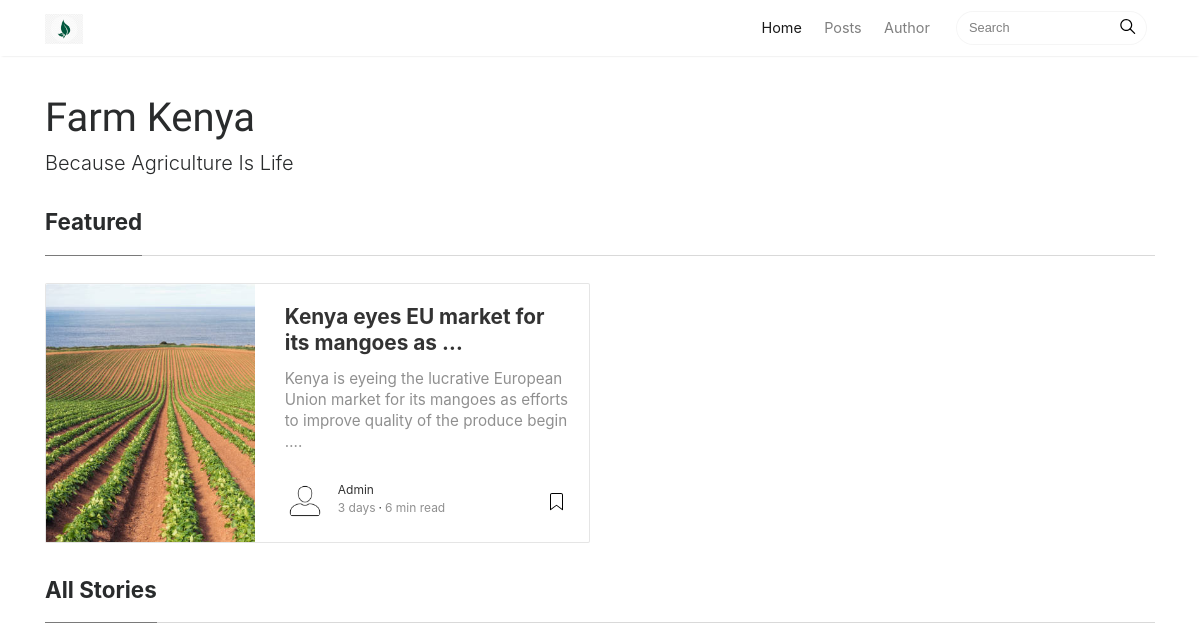
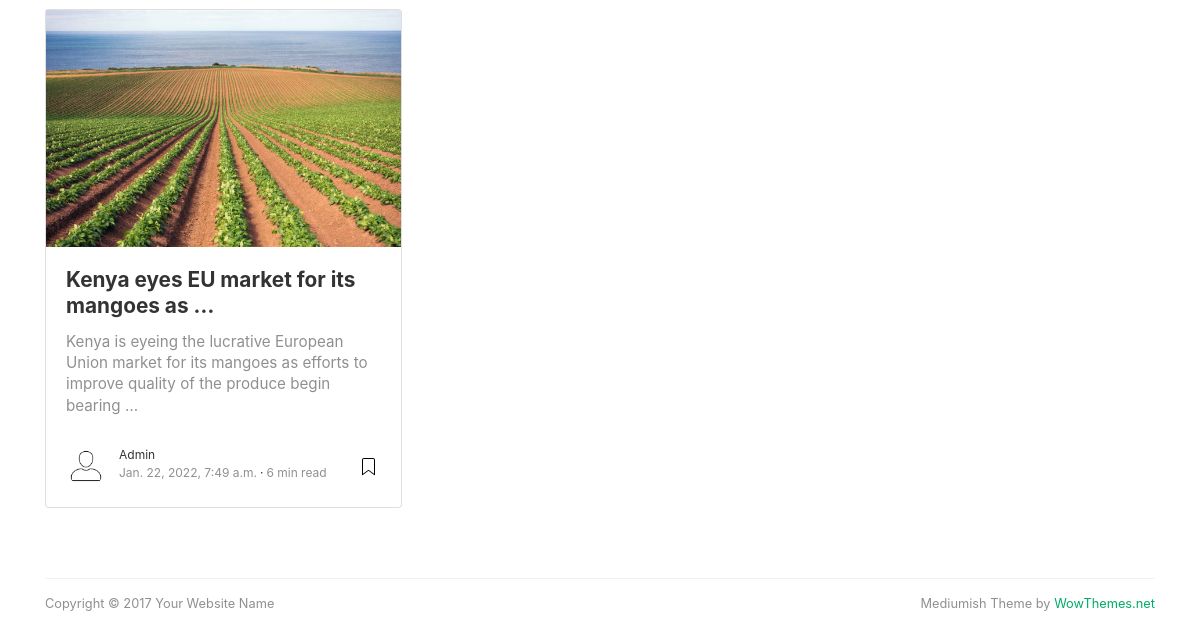
Before: / with the older database file (2 pictures, top to bottom).
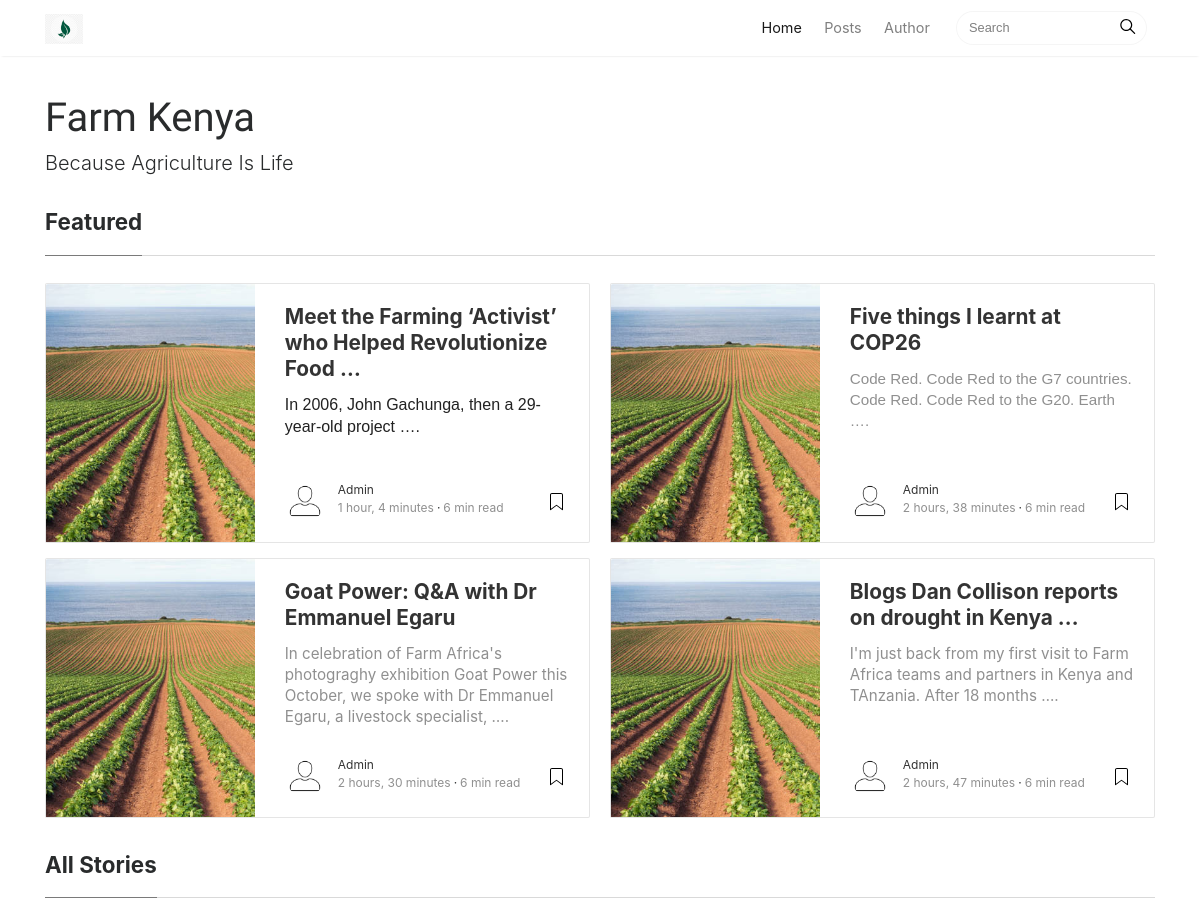
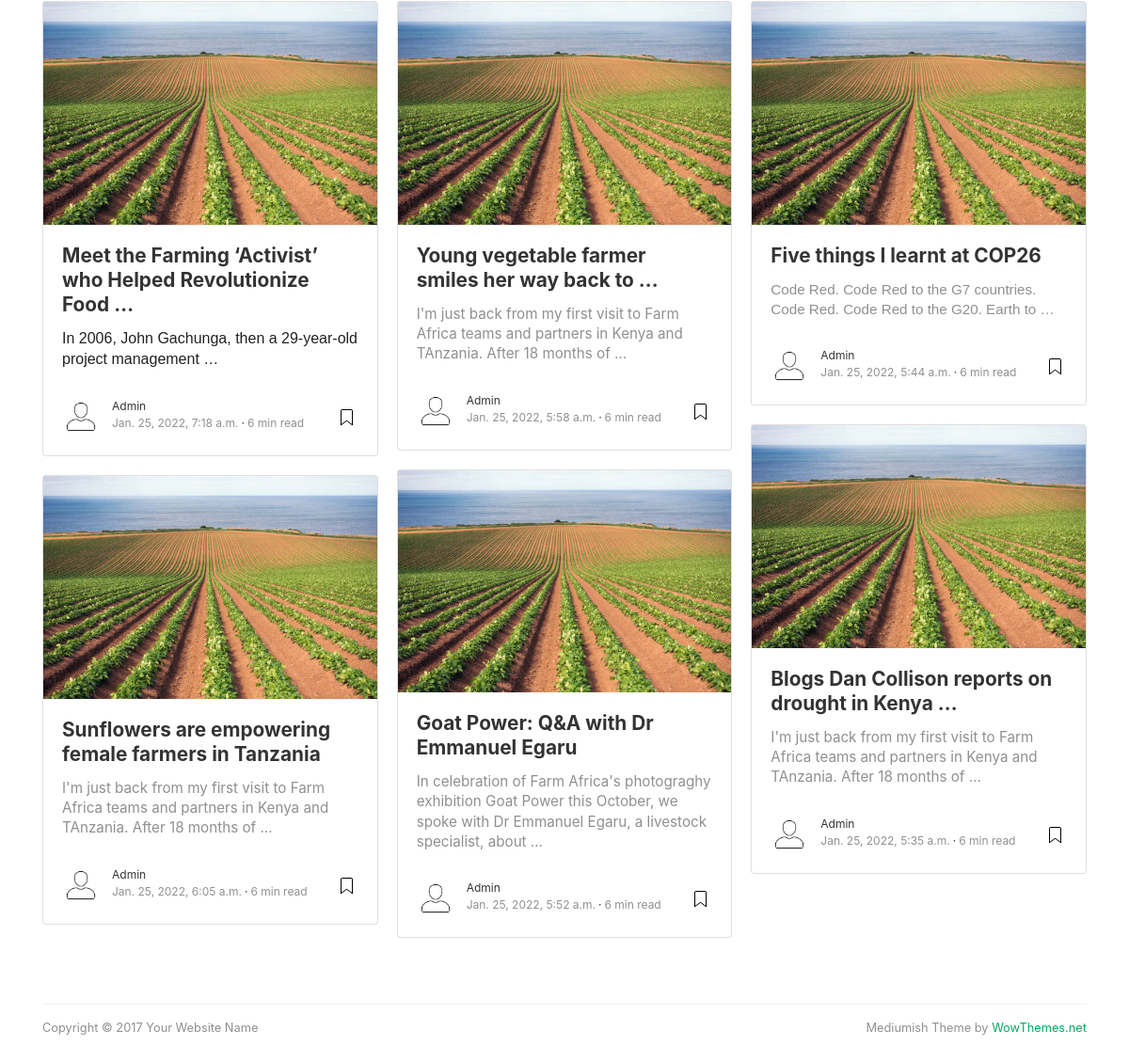
After: the same page with the newer database file (2 pictures, top to bottom).
### blog/models.py (models this page shows, shortened)
class Post(models.Model):
    STATUS_CHOICES = (
        ('draft', 'Draft'), ('published', 'Published')
    )
    title = models.CharField(max_length=200)
    slug = models.SlugField(max_length=200, unique_for_date= 'publish')
    author = models.ForeignKey(
        Author,
        on_delete= models.CASCADE,
        related_name= 'blog_posts'
    )
    body = models.TextField()
    tags = TaggableManager()
    thumbnail = models.ImageField(upload_to = 'uploads/')
    publish = models.DateTimeField(default=timezone.now)
    created = models.DateTimeField(auto_now_add=True)
    updated = models.DateTimeField(auto_now=True)
    featured = models.BooleanField()
    status = models.CharField(max_length=10, choices = STATUS_CHOICES, default = 'draft')
    class Meta:
        ordering = ('-publish',)
    def get_absolute_url(self):
        return reverse(
            'blog:post_detail',
            args = [
                self.publish.year,
                self.publish.month,
                self.publish.day,
                self.slug
            ]
        )

class Author(models.Model):
    user = models.OneToOneField(User, on_delete = models.CASCADE)
    profile = models.ImageField()
    def __str__(self):
        return self.user.username

### blog/views.py (the view)
# urls.py: path('', views.index, name = 'index'),
def index(request):
    featured = Post.objects.filter(featured=True)
    posts = Post.objects.order_by('-publish')[0:6]
    context = {
        'featured': featured,
        'posts': posts
    }
    return render(request, 'index.html', context)

### templates/index.html (shortened to what this page needs)
{% extends 'base.html' %}
{% load static %}
{% block content %}
<div class="container">
	<div class="mainheading">
		<h1 class="sitetitle">Farm Kenya</h1>
		<p class="lead">
			Because Agriculture Is Life
		</p>
	</div>
	<section class="featured-posts">
	<div class="section-title">
		<h2><span>Featured</span></h2>
	</div>
	<div class="card-columns listfeaturedtag">
		{% for post in featured %}
		<div class="card">
			<div class="row">
				<div class="col-md-5 wrapthumbnail">
					<a href="{{post.get_absolute_url}}">
						<div class="thumbnail" style="background-image:url({{post.thumbnail.url}});">
						</div>
					</a>
				</div>
				<div class="col-md-7">
					<div class="card-block">
						<h2 class="card-title"><a href="{{ post.get_absolute_url }}">{{ post.title | truncatewords:8}}</a></h2>
						<h4 class="card-text">{{ post.body|truncatewords:20|safe }}.</h4>
						<div class="metafooter">
							<div class="wrapfooter">
								<span class="meta-footer-thumb">
								<a href="author.html"><img class="author-thumb" src="{{post.author.profile.url}}" alt="Sal"></a>
								</span>
								<span class="author-meta">
								<span class="post-name"><a href="author.html">{{post.author}}</a></span><br/>
								<span class="post-date">{{post.publish|timesince }}</span><span class="dot"></span><span class="post-read">6 min read</span>
								</span>
								<span class="post-read-more"><a href="{{post.get_absolute_url}}" title="Read Story"></a></span>
							</div>
						</div>
					</div>
				</div>
			</div>
		</div>
		{% endfor %}
	</div>
	</section>
	<section class="recent-posts">
	<div class="section-title">
		<h2><span>All Stories</span></h2>
	</div>
	<div class="card-columns listrecent">
		{% for post in posts %}
		<div class="card">
			<a href="{{post.get_absolute_url}}">
				<img class="img-fluid" src="{{post.thumbnail.url}}" alt="come another time">
			</a>
			<div class="card-block">
				<h2 class="card-title"><a href="{{ post.get_absolute_url }}">{{ post.title |truncatewords:8}}</a></h2>
				<h4 class="card-text">{{ post.body|truncatewords:21 | safe}}</h4>
				<div class="metafooter">
					<div class="wrapfooter">
						<span class="meta-footer-thumb">
						<a href="author.html"><img class="author-thumb" src="{{ post.author.profile.url}}" alt="Sal"></a>
						</span>
						<span class="author-meta">
						<span class="post-name"><a href="author.html">{{ post.author }}</a></span><br/>
						<span class="post-date">{{post.publish}}</span><span class="dot"></span><span class="post-read">6 min read</span>
						</span>
						<span class="post-read-more"><a href="{{ post.get_absolute_url }}" title="Read Story"></a></span>
					</div>
				</div>
			</div>
		</div>
		{% endfor %}
	</div>
	</section>
	<div class="footer">
		<p class="pull-left">
			 Copyright &copy; 2017 Your Website Name
		</p>
		<p class="pull-right">
			 Mediumish Theme by <a target="_blank" href="https://www.wowthemes.net">WowThemes.net</a>
		</p>
		<div class="clearfix">
		</div>
	</div>
</div>
{% endblock %}

### templates/base.html (shortened to what this page needs)
{% load static %}
<!DOCTYPE html>
<html lang="en">
    {% include 'head.html' %}
    <body>
        {% include 'nav.html' %}
        {% block content %}
        {% endblock content %}
    </body>
</html>

### templates/head.html (shortened to what this page needs)
{% load static %}
<head>
    <link href="{% static 'assets/css/bootstrap.min.css' %}" rel="stylesheet">
    <link href="https://maxcdn.bootstrapcdn.com/font-awesome/4.7.0/css/font-awesome.min.css" rel="stylesheet">
    <link href="{% static 'assets/css/mediumish.css' %}" rel="stylesheet">
</head>

### templates/nav.html (shortened to what this page needs)
{% load static %}
<nav class="navbar navbar-toggleable-md navbar-light bg-white fixed-top mediumnavigation">
    <div class="container">
        <a class="navbar-brand" href="{% url 'blog:index' %}">
        <img src="{% static 'assets/img/logo.png' %}" alt="logo">
        </a>
        <div class="collapse navbar-collapse" id="navbarsExampleDefault">
            <ul class="navbar-nav ml-auto">
                <li class="nav-item active">
                <a class="nav-link" href="{% url 'blog:index' %}">Home <span class="sr-only">(current)</span></a>
                </li>
                <li class="nav-item">
                <a class="nav-link" href="{% url 'blog:posts' %}">Posts</a>
                </li>
                <li class="nav-item">
                <a class="nav-link" href="author.html">Author</a>
                </li>
            </ul>
            <form action="{% url 'blog:search' %}" class="form-inline my-2 my-lg-0">
                <input class="form-control mr-sm-2" type="text" name="q" placeholder="Search">
                <span class="search-icon"><svg class="svgIcon-use" width="25" height="25" viewbox="0 0 25 25"><path d="M20.067 18.933l-4.157-4.157a6 6 0 1 0-.884.884l4.157 4.157a.624.624 0 1 0 .884-.884zM6.5 11c0-2.62 2.13-4.75 4.75-4.75S16 8.38 16 11s-2.13 4.75-4.75 4.75S6.5 13.62 6.5 11z"></path></svg></span>
            </form>
        </div>
    </div>
</nav>

### templates/scripts.html (shortened to what this page needs)
{% load static %}

### static/assets/css/mediumish.css (style rules this page uses)
body { padding-top:5rem; }
.mainheading { padding:1rem 0rem; }
a { color:#00ab6b; }
a,a:hover { transition:all 0.2s; }
.mediumnavigation { background:rgba(255,255,255,.97); box-shadow:0 2px 2px -2px rgba(0,0,0,.15); }
section { margin-bottom:20px; }
.section-title h2 { border-bottom:1px solid rgba(0,0,0,.15); margin-bottom:25px; font-weight:700; font-size:1.4rem; margin-bottom:27px; }
.section-title span { border-bottom:1px solid rgba(0,0,0,.44); display:inline-block; padding-bottom:20px; margin-bottom:-1px; }
@media (min-width:576px) { .card-columns.listfeaturedtag { -webkit-column-count:2; -moz-column-count:2; column-count:2; } }
@media (min-width:992px) { .navbar-toggleable-md .navbar-nav .nav-link { padding-right:.7rem; padding-left:.7rem; } }
.card-columns .card { margin-bottom:20px; }
.listfeaturedtag .wrapthumbnail { height:258px; flex:0 0 auto; }
.listfeaturedtag .card { border:1px solid rgba(0,0,0,.1); border-radius:2px; height:260px; padding-left:0; margin-bottom:15px; }
.listfeaturedtag .thumbnail { background-size:cover; height:100%; display:block; background-position:38% 22% !important; background-origin:border-box!important; border-top-left-radius:2px; }
.listfeaturedtag .card-block { padding-left:0; }
.listfeaturedtag h2.card-title,.listrecent h2.card-title { font-size:1.3rem; font-weight:700; line-height: 1.25; }
.listfeaturedtag h2.card-title a,.listrecent h2.card-title a { color:rgba(0,0,0,.8); }
.listfeaturedtag h4.card-text,.listrecent h4.card-text { color:rgba(0,0,0,.44); font-size:0.95rem; line-height:1.4; font-weight:400; }
.listfeaturedtag .wrapfooter { position:absolute; bottom:20px; font-size:12px; display:block; width:85%; }
.listrecent .wrapfooter { font-size:12px; margin-top:30px; }
.author-thumb { width:40px; height:40px; float:left; margin-right:13px; border-radius:100%; }
.author-meta { flex:1 1 auto; white-space:nowrap!important; text-overflow:ellipsis!important; overflow:hidden!important; }
span.post-name,span.post-date,span.author-meta { display:inline-block; }
span.post-date,span.post-read { color:rgba(0,0,0,.44); }
span.post-read-more { align-items:center; display:inline-block; float:right; margin-top:8px; }
span.post-read-more a { color:rgba(0,0,0,.44); }
span.post-name a,span.post-read-more a:hover { color:rgba(0,0,0,.8); }
.dot:after { content:"·"; margin-left:3px; margin-right:3px; }
.mediumnavigation .form-control { font-size:0.8rem; border-radius:30px; overflow:hidden; border:1px solid rgba(0,0,0,0.04); }
.mediumnavigation .form-inline { margin-left:15px; }
.mediumnavigation .navbar-brand { font-weight:500; }
.mediumnavigation .nav-item,.dropdown-menu { font-size:0.9rem; }
.mediumnavigation .search-icon { margin-left:-40px; display:inline-block; margin-top:3px; cursor:pointer; }
.mediumnavigation .navbar-brand img { max-height:30px; margin-right:5px; }
.mainheading h1.sitetitle { font-family:Righteous; }
.footer { border-top:1px solid rgba(0,0,0,.05)!important; padding-top:15px; padding-bottom:12px; font-size:0.8rem; color:rgba(0,0,0,.44); margin-top:50px; }
.card { border-radius:4px; }

Changed rows visible on the page:
removed Post: thumbnail (picture), title "Kenya eyes EU market for its mangoes as …", body "Kenya is eyeing the lucrative European Union market for its mangoes as efforts to improve quality of the produce begin …", author.profile (picture), author "Admin", publish "3 days", body "Kenya is eyeing the lucrative European Union market for its mangoes as efforts to improve quality of the produce begin bearing …", publish "Jan. 22, 2022, 7:49 a.m."
added Post: thumbnail (picture), title "Meet the Farming ‘Activist’ who Helped Revolutionize Food …", body "In 2006, John Gachunga, then a 29-year-old project …", author.profile (picture), author "Admin", publish "1 hour, 4 minutes", body "In 2006, John Gachunga, then a 29-year-old project management …", publish "Jan. 25, 2022, 7:18 a.m."
added Post: thumbnail (picture), title "Goat Power: Q&A with Dr Emmanuel Egaru", body "In celebration of Farm Africa's photograghy exhibition Goat Power this October, we spoke with Dr Emmanuel Egaru, a livestock specialist, …", author.profile (picture), author "Admin", publish "2 hours, 30 minutes", body "In celebration of Farm Africa's photograghy exhibition Goat Power this October, we spoke with Dr Emmanuel Egaru, a livestock specialist, about …", publish "Jan. 25, 2022, 5:52 a.m."
added Post: thumbnail (picture), title "Five things I learnt at COP26", body "Code Red. Code Red to the G7 countries. Code Red. Code Red to the G20. Earth …", author.profile (picture), author "Admin", publish "2 hours, 38 minutes", body "Code Red. Code Red to the G7 countries. Code Red. Code Red to the G20. Earth to …", publish "Jan. 25, 2022, 5:44 a.m."
added Post: thumbnail (picture), title "Blogs Dan Collison reports on drought in Kenya …", body "I'm just back from my first visit to Farm Africa teams and partners in Kenya and TAnzania. After 18 months …", author.profile (picture), author "Admin", publish "2 hours, 47 minutes", body "I'm just back from my first visit to Farm Africa teams and partners in Kenya and TAnzania. After 18 months of …", publish "Jan. 25, 2022, 5:35 a.m."
added Post: thumbnail (picture), title "Sunflowers are empowering female farmers in Tanzania", body "I'm just back from my first visit to Farm Africa teams and partners in Kenya and TAnzania. After 18 months of …", author.profile (picture), author "Admin", publish "Jan. 25, 2022, 6:05 a.m.", shown under "All Stories"
added Post: thumbnail (picture), title "Young vegetable farmer smiles her way back to …", body "I'm just back from my first visit to Farm Africa teams and partners in Kenya and TAnzania. After 18 months of …", author.profile (picture), author "Admin", publish "Jan. 25, 2022, 5:58 a.m.", shown under "All Stories"
